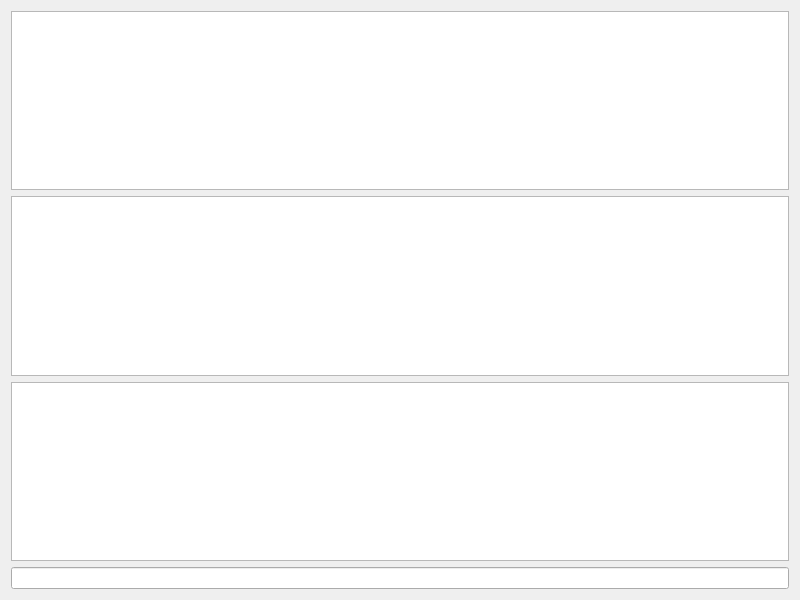
<?xml version="1.0" encoding="UTF-8"?>
<ui version="4.0">
 <class>Gnss_dbtWidget</class>
 <widget class="QWidget" name="Gnss_dbtWidget">
  <property name="geometry">
   <rect>
    <x>0</x>
    <y>0</y>
    <width>800</width>
    <height>600</height>
   </rect>
  </property>
  <property name="windowTitle">
   <string>Form</string>
  </property>
  <layout class="QVBoxLayout" name="verticalLayout">
   <item>
    <widget class="QtCharts::QChartView" name="graphicsView_D"/>
   </item>
   <item>
    <widget class="QtCharts::QChartView" name="graphicsView_N"/>
   </item>
   <item>
    <widget class="QtCharts::QChartView" name="graphicsView_U"/>
   </item>
   <item>
    <widget class="QLineEdit" name="lineEdit_DNU"/>
   </item>
  </layout>
 </widget>
 <customwidgets>
  <customwidget>
   <class>QtCharts::QChartView</class>
   <extends>QGraphicsView</extends>
   <header location="global">qchartview.h</header>
  </customwidget>
 </customwidgets>
 <resources/>
 <connections/>
</ui>
